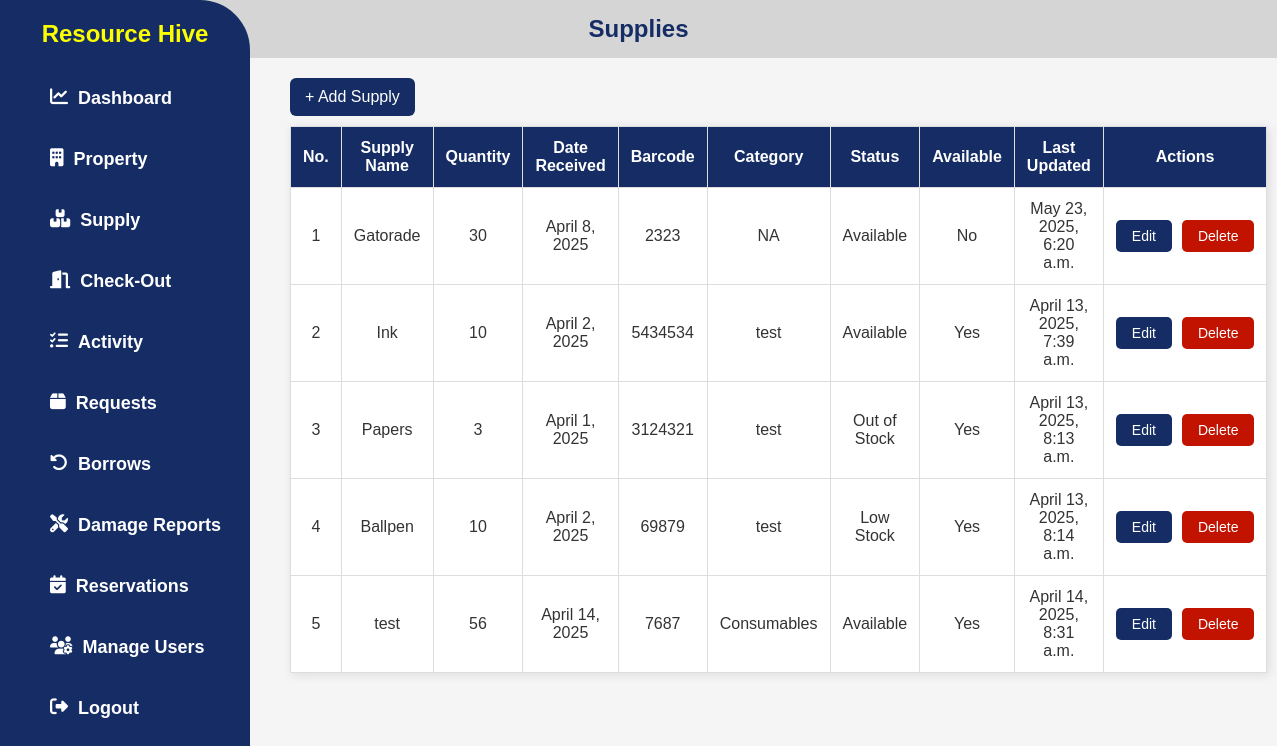
Before: /supplies/ (signed in) with the older database file.
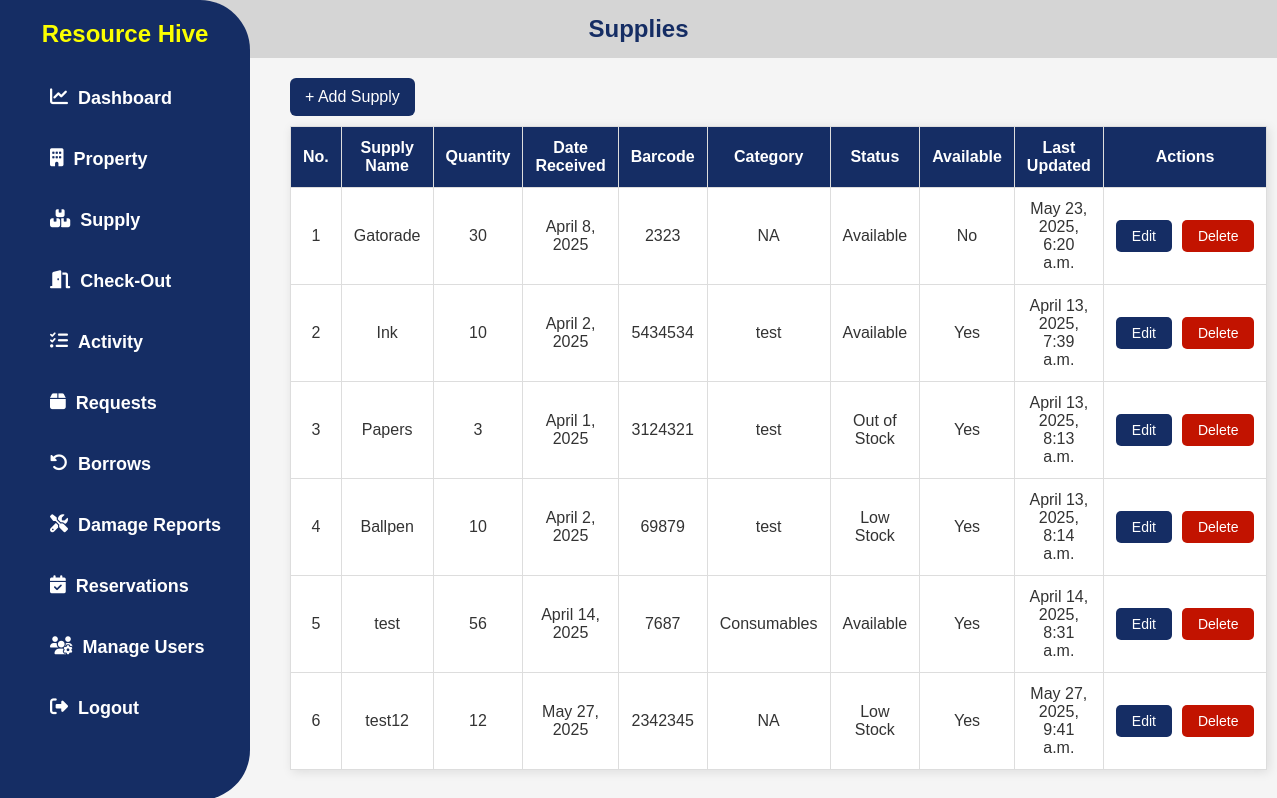
After: the same page with the newer database file.
### app/models.py (models this page shows, shortened)
class Supply(models.Model):
    STATUS_CHOICES = [
        ('low_stock', 'Low Stock'),
        ('out_of_stock', 'Out of Stock'),
        ('available', 'Available'),
    ]
    supply_name = models.CharField(max_length=255)
    quantity = models.PositiveIntegerField(default=0)
    date_received = models.DateField()
    barcode = models.CharField(max_length=100, unique=True)
    category = models.CharField(max_length=100)
    status = models.CharField(max_length=20, choices=STATUS_CHOICES, default='available')
    available_for_request = models.BooleanField(default=True)
    last_updated = models.DateTimeField(auto_now=True)
    class Meta:
        permissions = [
            ("view_admin_dashboard", "Can view  admin dashboard"),
            ("view_checkout_page", "Can view checkout page"),
            ("view_user_dashboard", "Can view user dashboard"), #user side permissions
            ("view_user_module", "Can view user module"),
        ]

### app/views.py (the view)
# urls.py: path('supplies/', SupplyListView.as_view(), name='supply_list'),
class SupplyListView(PermissionRequiredMixin, ListView):
    model = Supply
    template_name = 'app/supply.html'
    permission_required = 'app.view_supply'
    context_object_name = 'supplies'
    def get_context_data(self, **kwargs):
        context = super().get_context_data(**kwargs)
        context['form'] = SupplyForm()
        return context

### app/templates/app/supply.html (shortened to what this page needs)
{% load static %}
<!DOCTYPE html>
<html lang="en">
<head>
  <link rel="stylesheet" href="{% static 'css/style.css' %}" />
  <link rel="stylesheet" href="https://cdnjs.cloudflare.com/ajax/libs/font-awesome/6.4.2/css/all.min.css" />
</head>
<body>
  {% include 'app/navbar.html' %}
  {% block content %}
    <div class="parent">
      <div class="div1">
        <h2 >Supplies</span></h2>
      </div>
  <div class="content">
  <div class="add-property-container">
    <button id="openModalBtn" class="add-btn">+ Add Supply</button>
  </div>
    <table border="1">
      <thead>
        <tr>
          <th>No.</th>
          <th>Supply Name</th>
          <th>Quantity</th>
          <th>Date Received</th>
          <th>Barcode</th>
          <th>Category</th>
          <th>Status</th>
          <th>Available</th>
          <th>Last Updated</th>
          <th>Actions</th>
        </tr>
      </thead>
      <tbody>
        {% for supply in supplies %}
        <tr>
          <td>{{ forloop.counter }}</td>
          <td>{{ supply.supply_name }}</td>
          <td>{{ supply.quantity }}</td>
          <td>{{ supply.date_received }}</td>
          <td>{{ supply.barcode }}</td>
          <td>{{ supply.category }}</td>
          <td>{{ supply.get_status_display }}</td>
          <td>{{ supply.available_for_request|yesno:"Yes,No" }}</td>
          <td>{{ supply.last_updated }}</td>
          <td>
              <div class="button-group">
              <button class="edit-btn"
              data-id="{{ supply.id }}"
              data-name="{{ supply.supply_name }}"
              data-quantity="{{ supply.quantity }}"
              data-date="{{ supply.date_received|date:'Y-m-d' }}"
              data-barcode="{{ supply.barcode }}"
              data-category="{{ supply.category }}"
              data-status="{{ supply.status }}"
              data-available="{{ supply.available_for_request }}">
              Edit
            </button>
            <form method="POST" action="{% url 'delete_supply' supply.id %}">
              <button type="submit" class="del-btn" onclick="return confirm('Are you sure you want to delete this supply?');">
                Delete
              </button>
            </form>
          </td>
        </tr>
        {% empty %}
        <tr><td colspan="9">No supplies available.</td></tr>
        {% endfor %}
      </tbody>
    </table>
  </div>
  {% endblock %}
</body>
</html>

Changed rows visible on the page:
added Supply: supply_name "test12", quantity "12", date_received "May 27, 2025", barcode "2342345", category "NA", status "Low Stock", available_for_request "Yes", last_updated "May 27, 2025, 9:41 a.m."
